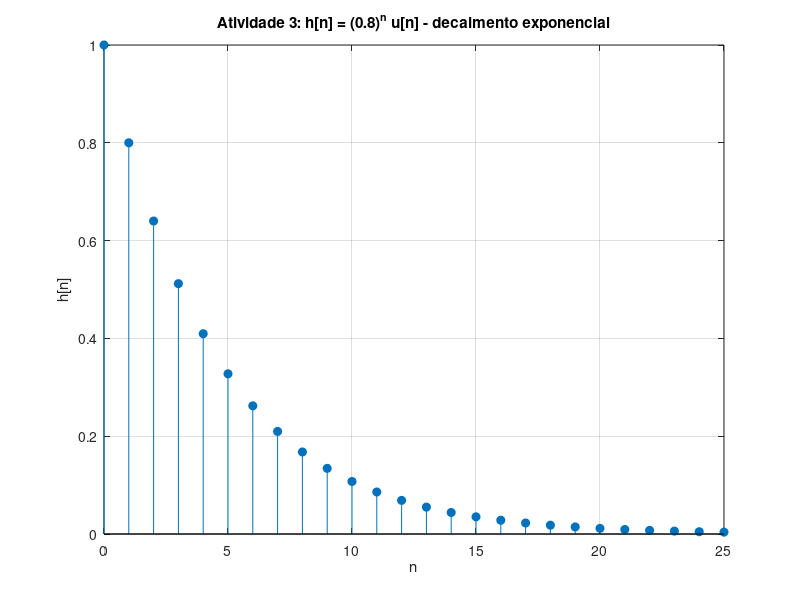

MATLAB code for this plot:
% =====================================================================
% Atividade 3 - Sistema descrito por equacao de diferencas
%
% y[n] = 0.8 * y[n-1] + x[n], com y[-1] = 0 e x[n] = delta[n].
%
% Objetivos:
%   1) Calcular h[n] para 0 <= n <= 5 via recursao.
%   2) Discutir estabilidade BIBO (somabilidade absoluta de h).
%   3) Verificar causalidade.
% =====================================================================

a = 0.8;
N = 6;                     % calcular h[0]..h[5]

% Entrada impulso e saida via recursao da equacao de diferencas
x = zeros(1, N);
x(1) = 1;                  % delta[n] -> x(1) corresponde a n = 0

h = zeros(1, N);
y_anterior = 0;            % condicao inicial y[-1] = 0
for n = 1:N
    h(n) = a * y_anterior + x(n);
    y_anterior = h(n);
end

% Forma fechada para comparacao: h[n] = (0.8)^n * u[n]
n_vec = 0:N-1;
h_fechada = a .^ n_vec;

disp('h[n] obtido pela recursao (n = 0..5):');
disp(h);
disp('h[n] pela forma fechada (0.8)^n:');
disp(h_fechada);

% --- Estabilidade BIBO ---
% Soma da serie geometrica completa: 1 / (1 - a) com |a| < 1
soma_truncada = sum(abs(h));
soma_total = 1 / (1 - a);
fprintf('Soma |h[n]| (n = 0..5)  : %.4f\n', soma_truncada);
fprintf('Soma total |h[n]| (n>=0): %.4f\n', soma_total);
disp('Como a soma e finita -> sistema ESTAVEL no sentido BIBO.');

% --- Causalidade ---
disp('h[n] = 0 para n < 0 (forma fechada usa u[n]) -> sistema CAUSAL.');

% --- Visualizacao ---
n_plot = 0:25;
h_plot = a .^ n_plot;
figure('Name', 'Atividade 3 - Resposta ao impulso');
stem(n_plot, h_plot, 'filled');
grid on;
xlabel('n');
ylabel('h[n]');
title('Atividade 3: h[n] = (0.8)^n u[n] - decaimento exponencial');
